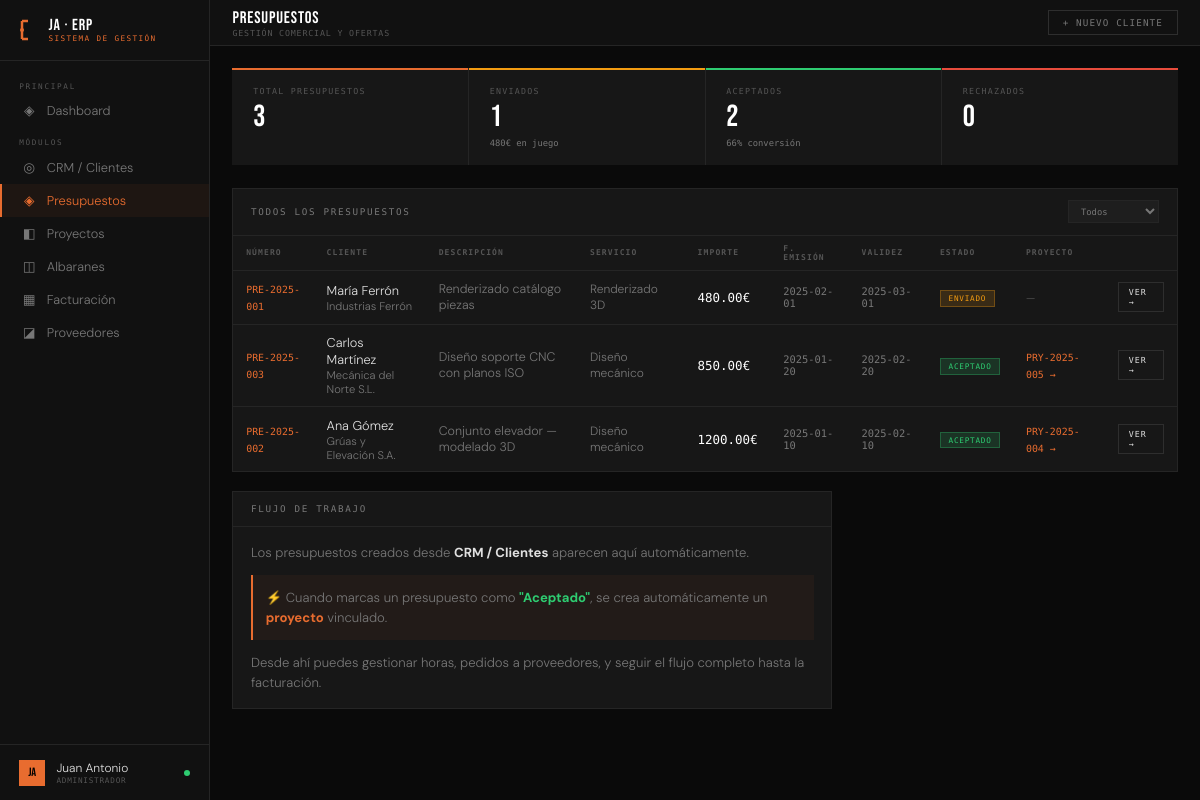
Page /presupuestos on the earlier database version.
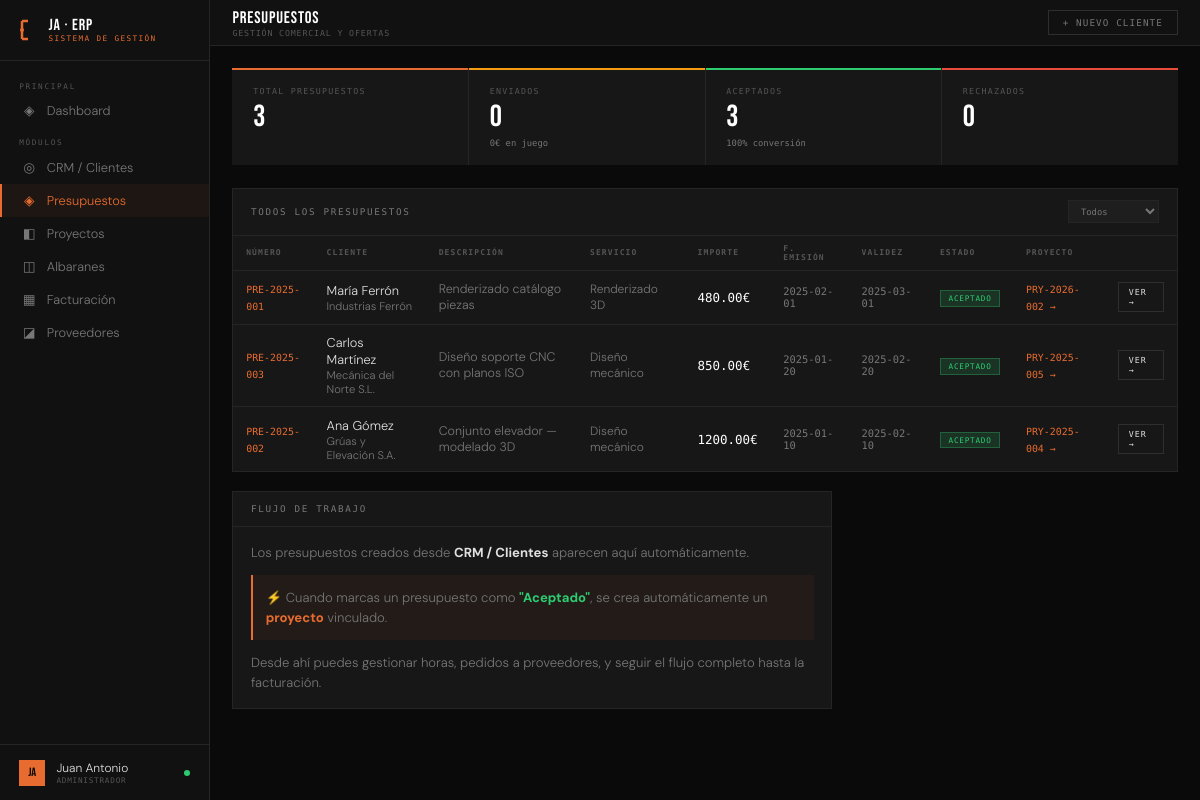
Same page on the later database version.
### tables this page shows
CREATE TABLE presupuestos (
        id INTEGER PRIMARY KEY AUTOINCREMENT,
        cliente_id INTEGER, numero TEXT UNIQUE, descripcion TEXT,
        servicio TEXT, importe REAL, estado TEXT DEFAULT 'borrador',
        fecha_emision TEXT, fecha_validez TEXT, notas TEXT,
        FOREIGN KEY (cliente_id) REFERENCES clientes(id));

CREATE TABLE clientes (
        id INTEGER PRIMARY KEY AUTOINCREMENT,
        nombre TEXT NOT NULL, empresa TEXT, email TEXT, telefono TEXT,
        sector TEXT, estado TEXT DEFAULT 'lead', notas TEXT,
        fecha_alta TEXT DEFAULT CURRENT_DATE);

CREATE TABLE proyectos (
        id INTEGER PRIMARY KEY AUTOINCREMENT,
        cliente_id INTEGER, presupuesto_id INTEGER,
        referencia TEXT UNIQUE, nombre TEXT NOT NULL,
        servicio TEXT, estado TEXT DEFAULT 'en_diseno',
        progreso INTEGER DEFAULT 0,
        fecha_inicio TEXT, fecha_entrega TEXT,
        importe REAL DEFAULT 0,
        horas_estimadas REAL DEFAULT 0,
        notas TEXT,
        fecha_creacion TEXT DEFAULT CURRENT_DATE,
        FOREIGN KEY (cliente_id) REFERENCES clientes(id),
        FOREIGN KEY (presupuesto_id) REFERENCES presupuestos(id));

### app.py (the view)
@app.route('/presupuestos')
def presupuestos_listado():
    conn = get_db()
    presupuestos = conn.execute('''SELECT p.*,
        c.nombre as cliente_nombre, c.empresa as cliente_empresa,
        pry.id as proyecto_id, pry.referencia as proyecto_ref
        FROM presupuestos p
        JOIN clientes c ON c.id = p.cliente_id
        LEFT JOIN proyectos pry ON pry.presupuesto_id = p.id
        ORDER BY p.fecha_emision DESC''').fetchall()
    stats = {
        'total': conn.execute("SELECT COUNT(*) FROM presupuestos").fetchone()[0],
        'borradores': conn.execute("SELECT COUNT(*) FROM presupuestos WHERE estado='borrador'").fetchone()[0],
        'enviados': conn.execute("SELECT COUNT(*) FROM presupuestos WHERE estado='enviado'").fetchone()[0],
        'aceptados': conn.execute("SELECT COUNT(*) FROM presupuestos WHERE estado='aceptado'").fetchone()[0],
        'rechazados': conn.execute("SELECT COUNT(*) FROM presupuestos WHERE estado='rechazado'").fetchone()[0],
        'importe_enviados': conn.execute("SELECT COALESCE(SUM(importe),0) FROM presupuestos WHERE estado='enviado'").fetchone()[0],
    }
    clientes = conn.execute("SELECT id,nombre,empresa FROM clientes ORDER BY nombre").fetchall()
    conn.close()
    return render_template('presupuestos.html', presupuestos=presupuestos, stats=stats, clientes=clientes)

### app.py (called while the page is built)
def get_db():
    conn = sqlite3.connect(DB)
    conn.row_factory = sqlite3.Row
    return conn

@app.context_processor
def inject_globals():
    return {
        'today': date.today().isoformat(),
        'now': datetime.now().strftime('%b %Y'),
        'request': request,
    }

### templates/presupuestos.html (shortened to what this page needs)
{% extends "base.html" %}
{% block topbar %}
<div><div class="topbar-title">PRESUPUESTOS</div><div class="topbar-sub">Gestión comercial y ofertas</div></div>
<div class="topbar-right">
  <a href="/cliente/nuevo" class="btn">+ Nuevo cliente</a>
</div>
{% endblock %}
{% block content %}
<div class="kpi-row">
  <div class="kpi orange"><div class="kpi-label">Total presupuestos</div><div class="kpi-value">{{ stats.total }}</div></div>
  <div class="kpi yellow"><div class="kpi-label">Enviados</div><div class="kpi-value">{{ stats.enviados }}</div><div class="kpi-sub">{{ "%.0f"|format(stats.importe_enviados) }}€ en juego</div></div>
  <div class="kpi green"><div class="kpi-label">Aceptados</div><div class="kpi-value">{{ stats.aceptados }}</div><div class="kpi-sub">{% if stats.total > 0 %}{{ ((stats.aceptados / stats.total * 100)|int) }}% conversión{% endif %}</div></div>
  <div class="kpi red"><div class="kpi-label">Rechazados</div><div class="kpi-value">{{ stats.rechazados }}</div></div>
</div>
<div class="panel">
  <div class="panel-header">
    <span class="panel-title">Todos los presupuestos</span>
    <div style="display:flex;gap:.5rem">
      <select onchange="filtrarPresupuestos(this.value)" style="background:var(--card);border:1px solid var(--border);color:var(--muted2);font-family:var(--mono);font-size:.55rem;padding:.3rem .5rem;outline:none">
        <option value="">Todos</option>
      </select>
    </div>
  </div>
  <table class="table" id="tabla-presupuestos">
    <thead><tr><th>Número</th><th>Cliente</th><th>Descripción</th><th>Servicio</th><th>Importe</th><th>F. Emisión</th><th>Validez</th><th>Estado</th><th>Proyecto</th><th></th></tr></thead>
    <tbody>
      {% for p in presupuestos %}
      <tr data-estado="{{ p.estado }}">
        <td><span style="font-family:var(--mono);font-size:.62rem;color:var(--accent)">{{ p.numero }}</span></td>
        <td>
          <div style="font-size:.8rem">{{ p.cliente_nombre }}</div>
          {% if p.cliente_empresa %}<div style="font-size:.7rem;color:var(--muted2)">{{ p.cliente_empresa }}</div>{% endif %}
        </td>
        <td style="color:var(--muted2);font-size:.78rem;max-width:200px">
          {{ p.descripcion[:50] }}{% if p.descripcion|length > 50 %}...{% endif %}
        </td>
        <td style="font-size:.75rem;color:var(--muted2)">{{ p.servicio }}</td>
        <td style="font-family:var(--mono);font-size:.78rem;color:#fff">{{ "%.2f"|format(p.importe) }}€</td>
        <td style="font-family:var(--mono);font-size:.65rem;color:var(--muted2)">{{ p.fecha_emision }}</td>
        <td style="font-family:var(--mono);font-size:.65rem;color:var(--muted2)">{{ p.fecha_validez }}</td>
        <td>
          {% if p.estado == 'borrador' %}<span class="badge badge-muted">Borrador</span>
          {% elif p.estado == 'enviado' %}<span class="badge badge-yellow">Enviado</span>
          {% elif p.estado == 'aceptado' %}<span class="badge badge-green">Aceptado</span>
          {% elif p.estado == 'rechazado' %}<span class="badge badge-red">Rechazado</span>
          {% endif %}
        </td>
        <td>
          {% if p.proyecto_ref %}
          <a href="/proyecto/{{ p.proyecto_id }}" style="font-family:var(--mono);font-size:.62rem;color:var(--accent);text-decoration:none">
            {{ p.proyecto_ref }} →
          </a>
          {% else %}
          <span style="color:var(--muted);font-size:.7rem">—</span>
          {% endif %}
        </td>
        <td><a href="/presupuesto/{{ p.id }}" class="btn btn-sm">Ver →</a></td>
      </tr>
      {% else %}
      <tr><td colspan="10" class="empty">No hay presupuestos todavía</td></tr>
      {% endfor %}
    </tbody>
  </table>
</div>
<div class="panel" style="max-width:600px">
  <div class="panel-header"><span class="panel-title">Flujo de trabajo</span></div>
  <div class="panel-body" style="font-size:.82rem;color:var(--muted2);line-height:1.5">
    <p style="margin-bottom:.8rem">
      Los presupuestos creados desde <strong style="color:var(--text)">CRM / Clientes</strong> aparecen aquí automáticamente.
    </p>
    <div style="margin-bottom:.8rem;padding:.8rem;background:rgba(232,108,47,.05);border-left:2px solid var(--accent)">
      ⚡ Cuando marcas un presupuesto como <strong style="color:var(--green)">"Aceptado"</strong>, se crea automáticamente un <strong style="color:var(--accent)">proyecto</strong> vinculado.
    </div>
    <p>
      Desde ahí puedes gestionar horas, pedidos a proveedores, y seguir el flujo completo hasta la facturación.
    </p>
  </div>
</div>
{% endblock %}

### templates/base.html (shortened to what this page needs)
<!DOCTYPE html>
<html lang="es">
<head>
</head>
<body>
<aside class="sidebar">
  <div class="sb-logo">
    <svg width="18" height="22" viewBox="0 0 18 22">
      <line x1="3" y1="2" x2="3" y2="20" stroke="#e86c2f" stroke-width="2.5"/>
      <line x1="3" y1="2" x2="9" y2="2" stroke="#e86c2f" stroke-width="2.5"/>
      <line x1="3" y1="20" x2="9" y2="20" stroke="#e86c2f" stroke-width="2.5"/>
      <circle cx="3" cy="11" r="2" fill="#e86c2f"/>
    </svg>
    <div><div class="sb-logo-name">JA · ERP</div><div class="sb-logo-sub">Sistema de gestión</div></div>
  </div>
  <nav class="sb-nav">
    <div class="sb-group">Principal</div>
    <a href="/dashboard" class="sb-item {{ 'active' if request.path=='/dashboard' or request.path=='/' else '' }}">
      <span class="sb-icon">◈</span> Dashboard
    </a>
    <div class="sb-group">Módulos</div>
    <a href="/clientes" class="sb-item {{ 'active' if 'cliente' in request.path else '' }}">
      <span class="sb-icon">◎</span> CRM / Clientes
    </a>
    <a href="/presupuestos" class="sb-item {{ 'active' if 'presupuesto' in request.path and 'cliente' not in request.path else '' }}">
      <span class="sb-icon">◈</span> Presupuestos
    </a>
    <a href="/proyectos" class="sb-item {{ 'active' if 'proyect' in request.path else '' }}">
      <span class="sb-icon">◧</span> Proyectos
    </a>
    <a href="/albaranes" class="sb-item {{ 'active' if 'albaran' in request.path else '' }}">
      <span class="sb-icon">◫</span> Albaranes
    </a>
    <a href="/facturacion" class="sb-item {{ 'active' if 'factur' in request.path else '' }}">
      <span class="sb-icon">▦</span> Facturación
    </a>
    <a href="/proveedores" class="sb-item {{ 'active' if 'proveedor' in request.path else '' }}">
      <span class="sb-icon">◪</span> Proveedores
    </a>
  </nav>
  <div class="sb-footer">
    <div class="sb-user">
      <div class="sb-avatar">JA</div>
      <div><div class="sb-uname">Juan Antonio</div><div class="sb-urole">Administrador</div></div>
      <div class="online-dot"></div>
    </div>
  </div>
</aside>
<div class="main">
  <div class="topbar">{% block topbar %}{% endblock %}</div>
  <div class="content">{% block content %}{% endblock %}</div>
</div>
</body>
</html>

Differences in the rows shown:
no longer on one of the page's lists (row edited): presupuestos: numero "PRE-2025-001", cliente_nombre "María Ferrón", cliente_empresa "Industrias Ferrón", descripcion "Renderizado catálogo piezas", servicio "Renderizado 3D", importe "480.00", fecha_emision "2025-02-01", fecha_validez "2025-03-01"
added proyectos: numero "PRE-2025-001", cliente_nombre "María Ferrón", cliente_empresa "Industrias Ferrón", descripcion "Renderizado catálogo piezas", servicio "Renderizado 3D", {{ "%.2f"|format(p.importe) }} "480.00", fecha_emision "2025-02-01", fecha_validez "2025-03-01", shows "ACEPTADO", proyecto_ref "PRY-2026-002"
Other differences:
{{ stats.enviados }}: "1" → "0"
{{ "%.0f"|format(stats.importe_enviados) }}: "480" → "0"
{{ stats.aceptados }}: "2" → "3"
{{ ((stats.aceptados / stats.total * 100)|int) }}: "66" → "100"
